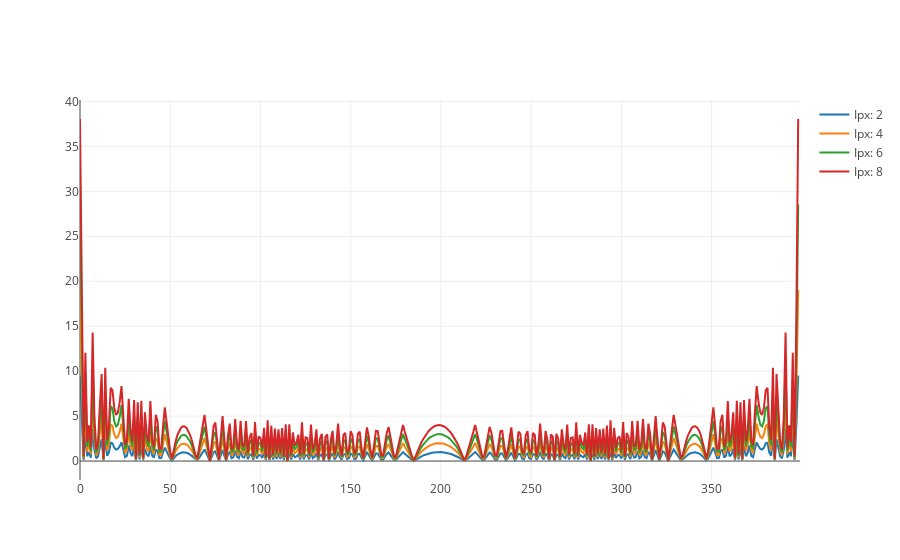

The notebook cell this image was saved under:
### Markdown cell above
## Compare with real result

### Code cell
real_output = []
real_output.append(np.ones(len(expected_slice))*400)
real_output.append(np.ones(len(expected_slice))*800)
real_output.append(np.ones(len(expected_slice))*1200)
real_output.append(np.ones(len(expected_slice))*1600)

real_vs_expected = zip(real_output, expected_slice_array)

data = []
error_array = []
for _index, [_real, _expected] in enumerate(real_vs_expected):
    error_array.append(np.abs(_real-_expected))
    trace = go.Scatter(y=np.abs(_real[1:] - _expected[1:]),
                  name="Ipx: {}".format(list_intensity[_index]))
    data.append(trace)

figure1 = go.Figure(data=data)
iplot(figure1)

### Figure 1 — Plotly figure (JSON) as saved in the notebook; plotly's stock layout.template omitted (floating-point values rounded to 4 significant figures; data arrays with more than 128 entries replaced by an {"elided": "..."} marker saying what was removed)
{"data": [{"name": "Ipx: 2", "type": "scatter", "y": {"elided": "400 float values"}}, {"name": "Ipx: 4", "type": "scatter", "y": {"elided": "400 float values"}}, {"name": "Ipx: 6", "type": "scatter", "y": {"elided": "400 float values"}}, {"name": "Ipx: 8", "type": "scatter", "y": {"elided": "400 float values"}}], "layout": {}}
